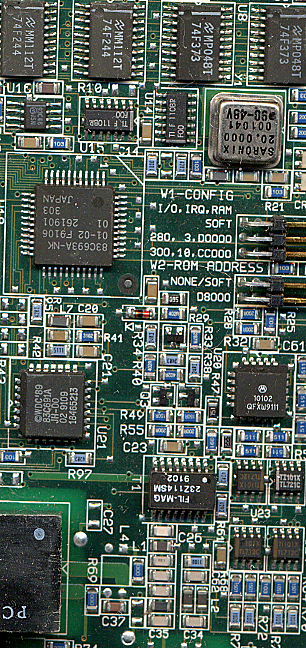
%> input picture lab1/board.tif, 306 x 648 px
$ octave lab1.m   (GNU Octave 9; MATLAB toolbox functions it lacks are replaced by stand-ins)
%> lines starting %> are read from the running program, lines starting %| are printed output that depends on the picture; in (x1, y1, x2, y2) boxes, pixels count from 0 and x2, y2 are one past the last pixel; in counts of white or black regions, pixels touching at a corner belong together; the program's own positions count from 1
### lab1/adpmedian.m
function f = adpmedian(g, smax)

% check maximum window size smax
if (smax <= 1) || (smax ~= round(smax)) || (smax/2 == round(smax/2))
	error('SMAX must be an odd integer > 1.')
end

% initialization
f = g;
f(:) = 0;
processed = false(size(g));

% loop over window sizes
for k = 3:2:smax

	% local minimum, maximum and median values
	zmin = ordfilt2(g, 1,     ones(k), 'symmetric');
	zmax = ordfilt2(g, k^2,   ones(k), 'symmetric');
	zmed = medfilt2(g, [k k],          'symmetric');

	% choose positions to process
	level_b  = (zmed > zmin) & (zmax > zmed) & ~processed;
	z        = (g    > zmin) & (zmax > g);
	out_z    = level_b & z;
	out_zmed = level_b & ~z;

	% output in these positions
	f(out_z)    = g(out_z);
	f(out_zmed) = zmed(out_zmed);

	% stop if no changes made
	processed = processed | level_b;
	if all(processed(:)) break; end
end

% assign median value to all unprocessed positions
f(~processed) = zmed(~processed);

### lab1/snr.m
function snr = snr(S, SN)

% signal to noise ratio
N = SN-S;
S = S - mean(S(:));
N = N - mean(N(:));
snr = 10 * log10(sum(S(:).^2) / sum(N(:).^2));

### lab1/lab1.m
clear all; close all; clc;

addpath(genpath('./'))

% *********** read original image and add salt&pepper noise ************* %
I=imread('board.tif');                  %read image
%> I is the input picture: size 648x306x3 uint8; mean R, G, B 84.2, 99, 89.1
I=rgb2gray(I);                          %convert to grayscale
%> I: size 648x306 uint8
I=im2double(I);                         %convert to double
%> I: size 648x306 double
In=imnoise(I,'salt & pepper',0.15);     %add salt and pepper noise


% ********** filter with median and adaptive median ********************* %
Im=medfilt2(In,[5 5]);                  %filtered with median
Iam=adpmedian(In,7);                    %filtered with adaptive median
%> in adpmedian, `f(:) = 0;`: f: size 648x306 double; every value is 0
%> the loop in adpmedian, `for k = 3:2:smax` made 3 passes
%> pass 1, in adpmedian, `zmin = ordfilt2(g, 1,     ones(k), 'symmetric');`:
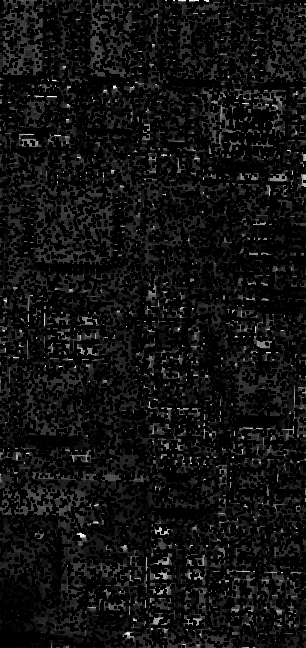
%> zmin: size 648x306 double; min 0, max 1, mean 0.0693
%> pass 1, in adpmedian, `zmax = ordfilt2(g, k^2,   ones(k), 'symmetric');`:
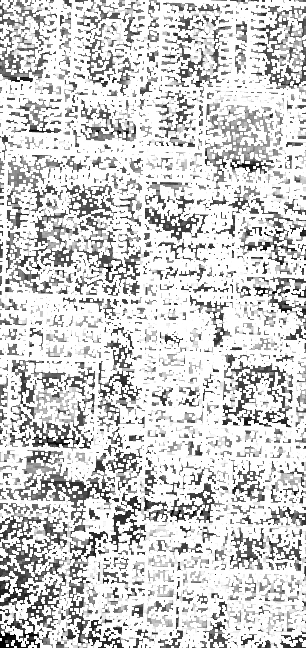
%> zmax: size 648x306 double; min 0, max 1, mean 0.809
%> pass 1, in adpmedian, `level_b  = (zmed > zmin) & (zmax > zmed) & ~processed;`:
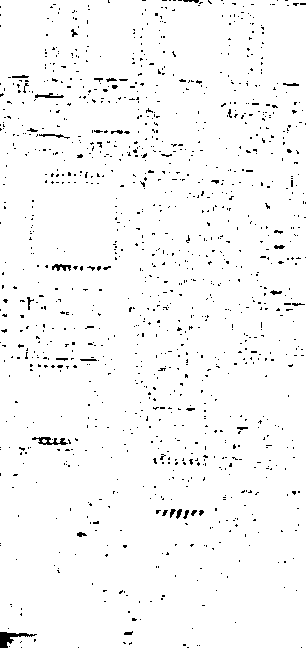
%> level_b: size 648x306 logical; 97.3% white; black in thin lines or dots
%> after the loop in adpmedian, `for k = 3:2:smax`:
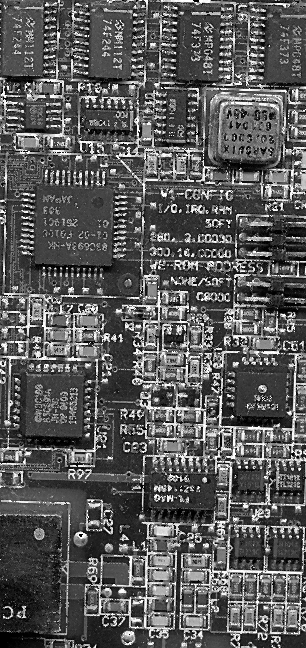
%> f: size 648x306 double; min 0, max 0.996, mean 0.351
%> after the loop in adpmedian, `for k = 3:2:smax`: processed: size 648x306 logical; 99.9% white; 18 black regions (17 under 20 px), largest, box (x1, y1, x2, y2) and area: (0, 632, 17, 648) 164
%> in adpmedian, `f(~processed) = zmed(~processed);`: f: size 648x306 double; 0.01% of pixels changed, all inside (x1, y1, x2, y2) = (79, 0, 199, 635)


% *********** observe a window of the original image *********************%
I_win = I(200:250,10:60);               %chose a window
In_win = In(200:250,10:60);             %noised image window
Im_win = Im(200:250,10:60);             %window of filtered with median
Iam_win = Iam(200:250,10:60);           %window of filtered with adaptive


% **************** compute signal to noise ratio  ************************%
snr_n = snr(I,In)                       %SNR of noised image
%> in snr, `snr = 10 * log10(sum(S(:).^2) / sum(N(:).^2));`: snr = 1.99
%> snr_n = 1.99
snr_m = snr(I,Im)                       %SNR of filtered with median
%> in snr (call 2), `N = SN-S;`:
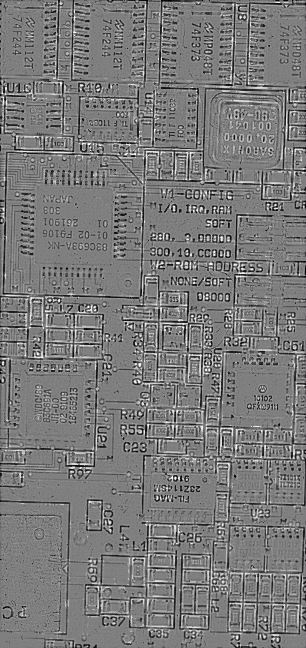
%> N: size 648x306 double; min -1, max 1, mean -0.04; drawn with min black and max white
%> in snr (call 2), `snr = 10 * log10(sum(S(:).^2) / sum(N(:).^2));`: snr = 0.758
%> snr_m = 0.758
snr_am = snr(I,Iam)                     %SNR of filtered with adaptive
%> in snr (call 3), `N = SN-S;`:
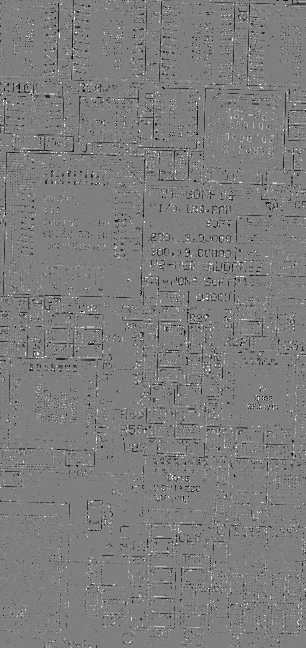
%> N: size 648x306 double; min -0.992, max 0.996, mean -0.0152; drawn with min black and max white
%> in snr (call 3), `snr = 10 * log10(sum(S(:).^2) / sum(N(:).^2));`: snr = 5.91
%> snr_am = 5.91


% ****************** visualization of results ****************************%
figure;
imshow(imresize(I_win,10,'nearest'));
title('\fontsize{16} Original Image ');

figure;
imshow(imresize(In_win,10,'nearest'));
title('\fontsize{16} Image with "salt & pepper" noise');
xlabel(['\fontsize{16} {\color{blue} SNR =',num2str(snr_n),'}']);

figure;
imshow(imresize(Im_win,10,'nearest'));
title('\fontsize{16} Image filtered with median');
xlabel(['\fontsize{16} {\color{blue} SNR =',num2str(snr_m),'}']);

figure;
imshow(imresize(Iam_win,10,'nearest'));
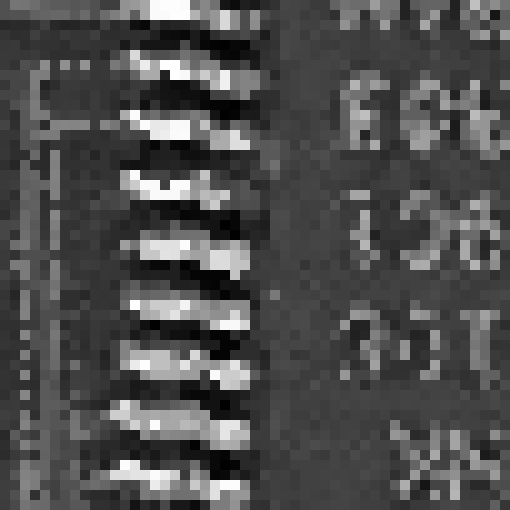
%> displayed picture: size 510x510, on the screen's scale of 0 to 255; min 1, max 254, mean 78.8
title('\fontsize{16} Image filtered with adaptive median');
xlabel(['\fontsize{16} {\color{blue} SNR =',num2str(snr_am),'}']);
